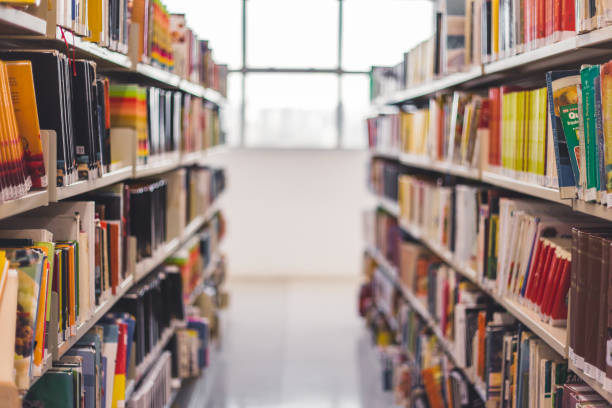
#> input picture Book Rental Management System/img/Library2.jpg, 612 x 408 px
$ python remove_menu.py
#> lines starting #> are read from the running program, lines starting #| are printed output that depends on the picture
### Book Rental Management System/background.py
from PIL import Image, ImageTk, ImageFilter


class Background:
    # [10 lines left out: function __init__, not called in this run]

    @staticmethod
    def smudge_bg(self):
        smudge_bg_image = Image.open("img/smudge.png")
        smudge_bg_image = smudge_bg_image.resize((300, 150))
        self.smudge_bg_photo = ImageTk.PhotoImage(smudge_bg_image)
        return self.smudge_bg_photo

    # [31 lines left out: functions main_bg, rent_bg, return_bg, library_bg, not called in this run]

    @staticmethod
    def add_bg(self):
        addlibrary_bg_image = Image.open("img/Library2.jpg")
#> addlibrary_bg_image is the input picture: PIL image 612x408 RGB; mean R, G, B 161.1, 142, 132.2
        addlibrary_bg_image = addlibrary_bg_image.resize((800, 600))
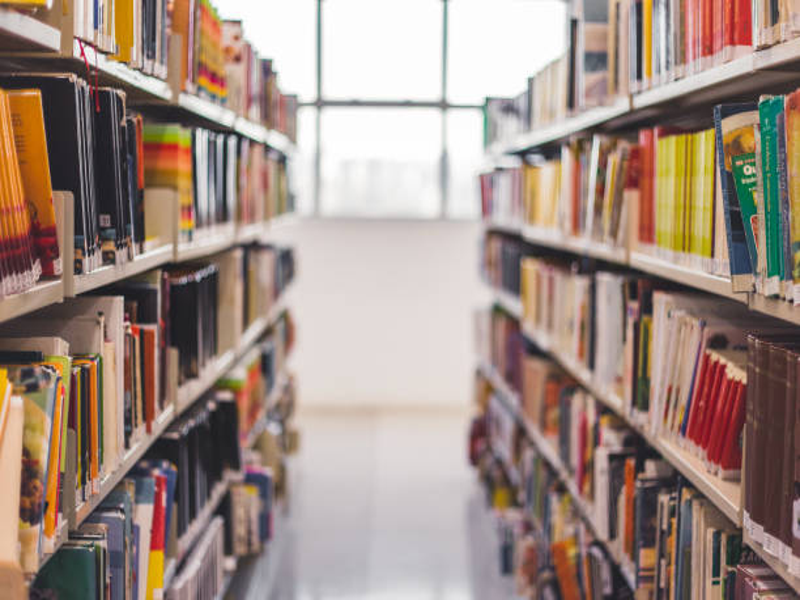
#> addlibrary_bg_image: PIL image 800x600 RGB; mean R, G, B 161.1, 142, 132.2
        addlibrary_bg_image = addlibrary_bg_image.filter(ImageFilter.BLUR)
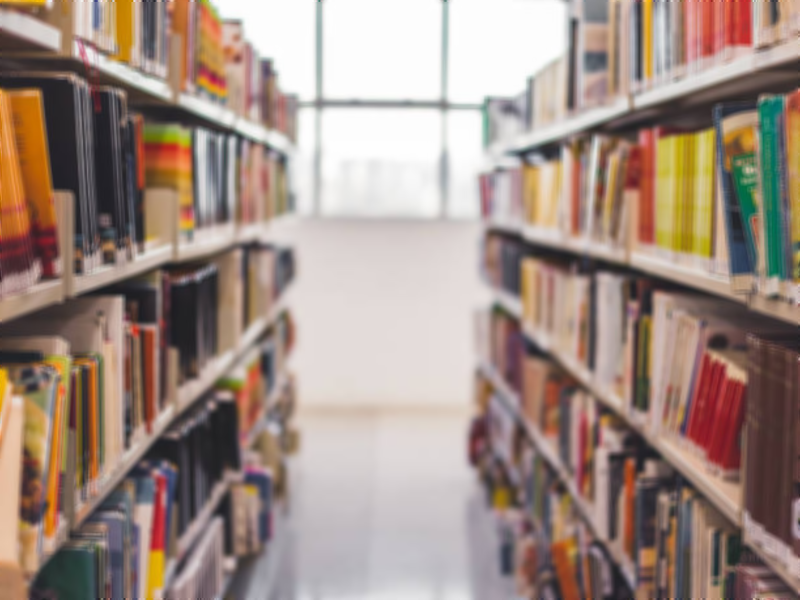
#> addlibrary_bg_image: PIL image 800x600 RGB; mean R, G, B 161.1, 142, 132.3
        self.addlibrary_bg_photo = ImageTk.PhotoImage(addlibrary_bg_image)
        return self.addlibrary_bg_photo

    # [48 lines left out: functions logo, lastname_bg, firstname_bg, miname_bg, phone_bg, email_bg and 1 more, not called in this run]

    @staticmethod
    def bookid_bg(self):
        bookid_image = Image.open("img/roundlabel.png")
        bookid_image = bookid_image.resize((77, 29))
        self.bookid_photo = ImageTk.PhotoImage(bookid_image)
        return self.bookid_photo

    # [85 lines left out: functions author_small_bg, bookname_bg, authorname_bg, booksname_bg, bookquantity_bg, edit_bg and 6 more, not called in this run]

### Book Rental Management System/remove_menu.py
import sqlite3
from tkinter import *
from tkinter import messagebox

import background


class RemoveBookInterface:
    def __init__(self, parent_window):
        self.book_entry = None

        self.remove_window = Toplevel(parent_window)
        self.remove_window.title("Remove A Book - Book Rental Mangement System")
        # ==========   Places the window at the center   ==========
        screen_width = self.remove_window.winfo_screenwidth()
        screen_height = self.remove_window.winfo_screenheight()
        window_width = 800
        window_height = 600
        x = int((screen_width / 2) - (window_width / 2))
        y = int((screen_height / 2) - (window_height / 2))
        self.remove_window.geometry(f"{window_width}x{window_height}+{x+20}+{y+20}")
        # ========== Places the window at the center END ==========

        self.set_interface()
        self.remove_window.iconbitmap('img/icon/app_icon.ico')

    def set_interface(self):
        # Header
        main_header = Canvas(self.remove_window)
        main_header.create_image(0, 0, image=background.Background.add_bg(self), anchor=NW)
        main_header.create_image(240, 43, image=background.Background.smudge_bg(self), anchor=NW)
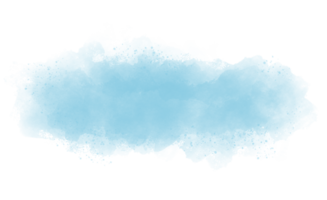
#> input picture Book Rental Management System/img/smudge.png, 327 x 200 px
#> in smudge_bg, smudge_bg_image is the input picture: PIL image 327x200 RGBA; mean R, G, B, A 64.6, 99.7, 112.1, 54
#> in smudge_bg, `smudge_bg_image = smudge_bg_image.resize((300, 150))`:
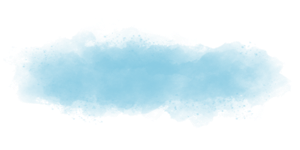
#> smudge_bg_image: PIL image 300x150 RGBA; mean R, G, B, A 62.7, 95.2, 106.9, 54; transparent parts drawn white
        main_header.create_text(390, 123, text="REMOVE A BOOK", fill="#FFC000",
                                font=("Segoe UI", 20, "bold"))
        main_header.create_text(387, 120, text="REMOVE A BOOK", fill="#800000",
                                font=("Segoe UI", 20, "bold"))

        main_header.pack(fill="both", expand=True)

        # Entryboxes
        main_header.create_image(220, 213, image=background.Background.bookid_bg(self), anchor=NW)
        main_header.create_text(252, 225, text="    Book ID", fill="#800000",
                                font=("Segoe UI", 12, "bold"))
        self.book_entry = Entry(self.remove_window, font=("Segoe UI", 12), width=40, bg="#FFC000")
        self.book_entry.place(x=220, y=280 - 35)

        save_button = Button(self.remove_window, text="SAVE", bg="#FFC000", fg="#800000", font=("Segoe UI", 12, "bold"),
                             image=background.Background.save_ico(self), compound='left', width=120, height=29)
        save_button.configure(command=self.save)
        save_button.place(x=329, y=530)

        cancel_button = Button(self.remove_window, text="CANCEL", bg="#FFC000", fg="#800000", font=("Segoe UI", 12, "bold"),
                               image=background.Background.cancel_ico(self), compound='left', width=120, height=29)
        cancel_button.configure(command=self.cancel)
        cancel_button.place(x=462, y=530)

    # [24 lines left out: function save, not called in this run]

    def cancel(self):
        self.remove_window.destroy()

    # [18 lines left out: functions isExisting, getBookStatus, not called in this run]


def main():
    RemoveBookInterface(None)


if __name__ == "__main__":
#> (the run stopped early here; a loop or call above may not have finished)
